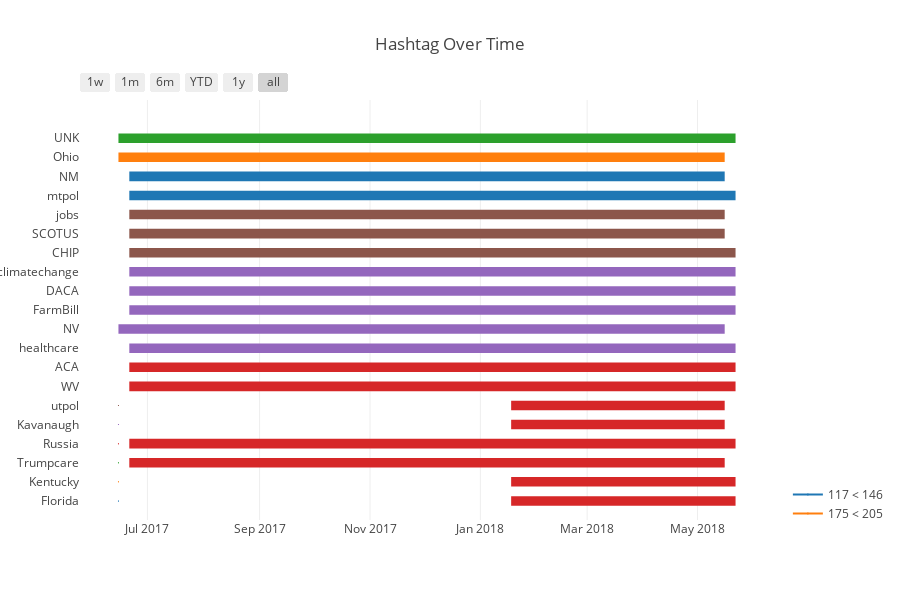

Notebook cell for this chart:
### Code cell
import plotly.offline as py
import plotly.figure_factory as ff

py.init_notebook_mode(connected=True)

TOP_K = 20
df = []
max_tag = max([l_tags[i][0] for i in range(TOP_K)])

def get_bucket(max_tag, num_buckets, my_val):
    tags_per_group = max_tag/num_buckets
    for i in range(num_buckets):
        if my_val > i*tags_per_group and my_val <= (i+1)*tags_per_group:
            return f"{int(i*tags_per_group)} < {int((i+1)*tags_per_group)}"
    return f"< {max_tag}"

NUM_BUCKETS = 10

for i in range(TOP_K):
    tag = l_tags[i][1]
    s_date = hashtags_min_date[tag]
    e_date = hashtags_max_date[tag]
    s_date = f"{s_date.year}-{s_date.month}-{s_date.day}"
    e_date = f"{e_date.year}-{e_date.month}-{e_date.day}"
    bucket = get_bucket(max_tag, NUM_BUCKETS, l_tags[i][0])
    df.append(dict(Task=tag, Start=s_date, Finish=e_date, Resource=f'{bucket}'))

colors = "Viridis" # ["#FCB711", "#F37021", "#CC004C", "#6460AA", "#0089D0", "#0DB14B"]

fig = ff.create_gantt(df[::-1], bar_width=0.25,  title='Hashtag Over Time', 
                      showgrid_x=True, show_colorbar=True, index_col='Resource')
py.iplot(fig)

### Figure 1 — Plotly figure (JSON) as saved in the notebook; plotly's stock layout.template omitted (floating-point values rounded to 4 significant figures)
{"data": [{"marker": {"color": "white"}, "name": "", "type": "scatter", "uid": "84eca4b7-e5b9-4d84-a388-a2dfba6d9460", "x": ["2018-1-18", "2018-5-22"], "y": [0, 0]}, {"marker": {"color": "white"}, "name": "", "type": "scatter", "uid": "45247f58-31ae-48ca-a568-99d6a30e1f7a", "x": ["2018-1-18", "2018-5-22"], "y": [1, 1]}, {"marker": {"color": "white"}, "name": "", "type": "scatter", "uid": "a3b1532e-e0d5-484b-bc37-368411dba74e", "x": ["2017-6-21", "2018-5-16"], "y": [2, 2]}, {"marker": {"color": "white"}, "name": "", "type": "scatter", "uid": "3692f769-7b33-4a6b-9414-8a990cb193f0", "x": ["2017-6-21", "2018-5-22"], "y": [3, 3]}, {"marker": {"color": "white"}, "name": "", "type": "scatter", "uid": "21522b9d-0b3a-44a7-842d-018cec8d598b", "x": ["2018-1-18", "2018-5-16"], "y": [4, 4]}, {"marker": {"color": "white"}, "name": "", "type": "scatter", "uid": "b5f208ce-8de2-4fe3-b361-3152bcf4afee", "x": ["2018-1-18", "2018-5-16"], "y": [5, 5]}, {"marker": {"color": "white"}, "name": "", "type": "scatter", "uid": "8ff1833f-d9c3-410b-9c0f-b763e4861766", "x": ["2017-6-21", "2018-5-22"], "y": [6, 6]}, {"marker": {"color": "white"}, "name": "", "type": "scatter", "uid": "9637dc9f-68d1-48ea-86ad-3b50abbd9085", "x": ["2017-6-21", "2018-5-22"], "y": [7, 7]}, {"marker": {"color": "white"}, "name": "", "type": "scatter", "uid": "53ae1a0a-228f-4cd4-8fb2-58f7cfd8c2ac", "x": ["2017-6-21", "2018-5-22"], "y": [8, 8]}, {"marker": {"color": "white"}, "name": "", "type": "scatter", "uid": "052f2f25-6c3f-4342-bcd9-29957cfe36e7", "x": ["2017-6-15", "2018-5-16"], "y": [9, 9]}, {"marker": {"color": "white"}, "name": "", "type": "scatter", "uid": "e4b92b12-c9e7-4cf9-8720-5de863135c33", "x": ["2017-6-21", "2018-5-22"], "y": [10, 10]}, {"marker": {"color": "white"}, "name": "", "type": "scatter", "uid": "543d72fc-fff1-453b-bca8-991749e3c6ab", "x": ["2017-6-21", "2018-5-22"], "y": [11, 11]}, {"marker": {"color": "white"}, "name": "", "type": "scatter", "uid": "e4794169-4dcf-4fe5-8144-2306898eb7b0", "x": ["2017-6-21", "2018-5-22"], "y": [12, 12]}, {"marker": {"color": "white"}, "name": "", "type": "scatter", "uid": "9d8c33b9-5d26-475b-b8e5-e05381f22755", "x": ["2017-6-21", "2018-5-22"], "y": [13, 13]}, {"marker": {"color": "white"}, "name": "", "type": "scatter", "uid": "852b1220-316d-4c87-8191-6e2dac3bfb8f", "x": ["2017-6-21", "2018-5-16"], "y": [14, 14]}, {"marker": {"color": "white"}, "name": "", "type": "scatter", "uid": "52e91dc2-6a5e-48e0-9b1b-a0ab2f5a89df", "x": ["2017-6-21", "2018-5-16"], "y": [15, 15]}, {"marker": {"color": "white"}, "name": "", "type": "scatter", "uid": "2dcd0b86-666e-4aef-8fa0-e05dd5f43643", "x": ["2017-6-21", "2018-5-22"], "y": [16, 16]}, {"marker": {"color": "white"}, "name": "", "type": "scatter", "uid": "6588c316-e43b-424c-8221-35780942b0df", "x": ["2017-6-21", "2018-5-16"], "y": [17, 17]}, {"marker": {"color": "white"}, "name": "", "type": "scatter", "uid": "2598283b-cc65-4dc3-b855-0a86b4c17ef0", "x": ["2017-6-15", "2018-5-16"], "y": [18, 18]}, {"marker": {"color": "white"}, "name": "", "type": "scatter", "uid": "78c2719b-3f3d-4650-8d7b-14383711a2f4", "x": ["2017-6-15", "2018-5-22"], "y": [19, 19]}, {"hoverinfo": "none", "marker": {"color": "rgb(31, 119, 180)", "size": 1}, "name": "117 < 146", "showlegend": true, "type": "scatter", "uid": "b9fa0075-3e76-4d99-b24e-d1223778378f", "x": ["2017-6-15", "2017-6-15"], "y": [0, 0]}, {"hoverinfo": "none", "marker": {"color": "rgb(255, 127, 14)", "size": 1}, "name": "175 < 205", "showlegend": true, "type": "scatter", "uid": "ef61daa3-9fc6-45a2-aacc-31e0e5159a09", "x": ["2017-6-15", "2017-6-15"], "y": [1, 1]}, {"hoverinfo": "none", "marker": {"color": "rgb(44, 160, 44)", "size": 1}, "name": "263 < 293", "showlegend": true, "type": "scatter", "uid": "d53e399b-530d-4f08-9cd0-a732f0518f1d", "x": ["2017-6-15", "2017-6-15"], "y": [2, 2]}, {"hoverinfo": "none", "marker": {"color": "rgb(214, 39, 40)", "size": 1}, "name": "29 < 58", "showlegend": true, "type": "scatter", "uid": "f5b6f759-a6d2-4f5e-9ba8-9f9d1ed4feab", "x": ["2017-6-15", "2017-6-15"], "y": [3, 3]}, {"hoverinfo": "none", "marker": {"color": "rgb(148, 103, 189)", "size": 1}, "name": "58 < 87", "showlegend": true, "type": "scatter", "uid": "74effa74-0914-4b88-a91d-517e099ba62b", "x": ["2017-6-15", "2017-6-15"], "y": [4, 4]}, {"hoverinfo": "none", "marker": {"color": "rgb(140, 86, 75)", "size": 1}, "name": "87 < 117", "showlegend": true, "type": "scatter", "uid": "fe9125ed-39fb-4a9d-a328-50b9230e21be", "x": ["2017-6-15", "2017-6-15"], "y": [5, 5]}], "layout": {"height": 600, "hovermode": "closest", "shapes": [{"fillcolor": "rgb(214, 39, 40)", "line": {"width": 0}, "opacity": 1, "type": "rect", "x0": "2018-1-18", "x1": "2018-5-22", "xref": "x", "y0": -0.25, "y1": 0.25, "yref": "y"}, {"fillcolor": "rgb(214, 39, 40)", "line": {"width": 0}, "opacity": 1, "type": "rect", "x0": "2018-1-18", "x1": "2018-5-22", "xref": "x", "y0": 0.75, "y1": 1.25, "yref": "y"}, {"fillcolor": "rgb(214, 39, 40)", "line": {"width": 0}, "opacity": 1, "type": "rect", "x0": "2017-6-21", "x1": "2018-5-16", "xref": "x", "y0": 1.75, "y1": 2.25, "yref": "y"}, {"fillcolor": "rgb(214, 39, 40)", "line": {"width": 0}, "opacity": 1, "type": "rect", "x0": "2017-6-21", "x1": "2018-5-22", "xref": "x", "y0": 2.75, "y1": 3.25, "yref": "y"}, {"fillcolor": "rgb(214, 39, 40)", "line": {"width": 0}, "opacity": 1, "type": "rect", "x0": "2018-1-18", "x1": "2018-5-16", "xref": "x", "y0": 3.75, "y1": 4.25, "yref": "y"}, {"fillcolor": "rgb(214, 39, 40)", "line": {"width": 0}, "opacity": 1, "type": "rect", "x0": "2018-1-18", "x1": "2018-5-16", "xref": "x", "y0": 4.75, "y1": 5.25, "yref": "y"}, {"fillcolor": "rgb(214, 39, 40)", "line": {"width": 0}, "opacity": 1, "type": "rect", "x0": "2017-6-21", "x1": "2018-5-22", "xref": "x", "y0": 5.75, "y1": 6.25, "yref": "y"}, {"fillcolor": "rgb(214, 39, 40)", "line": {"width": 0}, "opacity": 1, "type": "rect", "x0": "2017-6-21", "x1": "2018-5-22", "xref": "x", "y0": 6.75, "y1": 7.25, "yref": "y"}, {"fillcolor": "rgb(148, 103, 189)", "line": {"width": 0}, "opacity": 1, "type": "rect", "x0": "2017-6-21", "x1": "2018-5-22", "xref": "x", "y0": 7.75, "y1": 8.25, "yref": "y"}, {"fillcolor": "rgb(148, 103, 189)", "line": {"width": 0}, "opacity": 1, "type": "rect", "x0": "2017-6-15", "x1": "2018-5-16", "xref": "x", "y0": 8.75, "y1": 9.25, "yref": "y"}, {"fillcolor": "rgb(148, 103, 189)", "line": {"width": 0}, "opacity": 1, "type": "rect", "x0": "2017-6-21", "x1": "2018-5-22", "xref": "x", "y0": 9.75, "y1": 10.25, "yref": "y"}, {"fillcolor": "rgb(148, 103, 189)", "line": {"width": 0}, "opacity": 1, "type": "rect", "x0": "2017-6-21", "x1": "2018-5-22", "xref": "x", "y0": 10.75, "y1": 11.25, "yref": "y"}, {"fillcolor": "rgb(148, 103, 189)", "line": {"width": 0}, "opacity": 1, "type": "rect", "x0": "2017-6-21", "x1": "2018-5-22", "xref": "x", "y0": 11.75, "y1": 12.25, "yref": "y"}, {"fillcolor": "rgb(140, 86, 75)", "line": {"width": 0}, "opacity": 1, "type": "rect", "x0": "2017-6-21", "x1": "2018-5-22", "xref": "x", "y0": 12.75, "y1": 13.25, "yref": "y"}, {"fillcolor": "rgb(140, 86, 75)", "line": {"width": 0}, "opacity": 1, "type": "rect", "x0": "2017-6-21", "x1": "2018-5-16", "xref": "x", "y0": 13.75, "y1": 14.25, "yref": "y"}, {"fillcolor": "rgb(140, 86, 75)", "line": {"width": 0}, "opacity": 1, "type": "rect", "x0": "2017-6-21", "x1": "2018-5-16", "xref": "x", "y0": 14.75, "y1": 15.25, "yref": "y"}, {"fillcolor": "rgb(31, 119, 180)", "line": {"width": 0}, "opacity": 1, "type": "rect", "x0": "2017-6-21", "x1": "2018-5-22", "xref": "x", "y0": 15.75, "y1": 16.25, "yref": "y"}, {"fillcolor": "rgb(31, 119, 180)", "line": {"width": 0}, "opacity": 1, "type": "rect", "x0": "2017-6-21", "x1": "2018-5-16", "xref": "x", "y0": 16.75, "y1": 17.25, "yref": "y"}, {"fillcolor": "rgb(255, 127, 14)", "line": {"width": 0}, "opacity": 1, "type": "rect", "x0": "2017-6-15", "x1": "2018-5-16", "xref": "x", "y0": 17.75, "y1": 18.25, "yref": "y"}, {"fillcolor": "rgb(44, 160, 44)", "line": {"width": 0}, "opacity": 1, "type": "rect", "x0": "2017-6-15", "x1": "2018-5-22", "xref": "x", "y0": 18.75, "y1": 19.25, "yref": "y"}], "showlegend": true, "title": {"text": "Hashtag Over Time"}, "width": 900, "xaxis": {"rangeselector": {"buttons": [{"count": 7, "label": "1w", "step": "day", "stepmode": "backward"}, {"count": 1, "label": "1m", "step": "month", "stepmode": "backward"}, {"count": 6, "label": "6m", "step": "month", "stepmode": "backward"}, {"count": 1, "label": "YTD", "step": "year", "stepmode": "todate"}, {"count": 1, "label": "1y", "step": "year", "stepmode": "backward"}, {"step": "all"}]}, "showgrid": true, "type": "date", "zeroline": false}, "yaxis": {"autorange": false, "range": [-1, 21], "showgrid": false, "ticktext": ["Florida", "Kentucky", "Trumpcare", "Russia", "Kavanaugh", "utpol", "WV", "ACA", "healthcare", "NV", "FarmBill", "DACA", "climatechange", "CHIP", "SCOTUS", "jobs", "mtpol", "NM", "Ohio", "UNK"], "tickvals": [0, 1, 2, 3, 4, 5, 6, 7, 8, 9, 10, 11, 12, 13, 14, 15, 16, 17, 18, 19], "zeroline": false}}}
